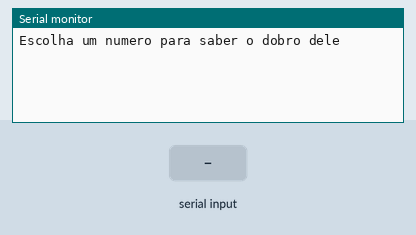
Recording of a sketch running on a simulated Arduino Uno, built with avr-gcc and run on an emulated ATmega328P. Shown: the last lines printed to the serial monitor. The inputs (shaded band) are chosen by the test bench.

Above: at 1.2 s.
1.3 s: "90,45\n" received over Serial
At 1.4 s:
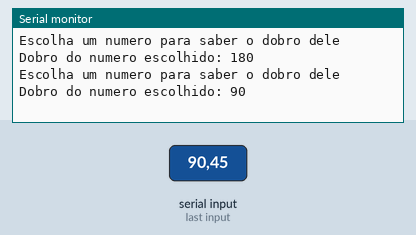
2.8 s: "30,150\n" received over Serial
At 5.0 s:
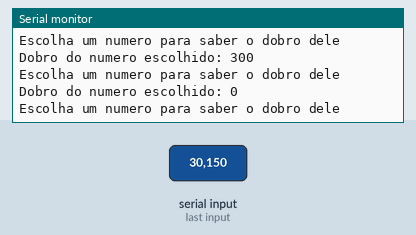
Timing chart, 0 to 6.5 s (numbered marks = the images above; inputs shaded):
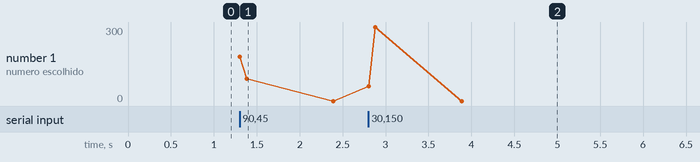

Measured:
- after the input at 1.3 s, the serial monitor: prints a new line at once (image 1)
- after the input at 2.8 s, the serial monitor: prints a new line at once (image 2)

The sketch:

ex_031.ino
```cpp
// C++ code
//Variáveis
int num = 0;

void setup()
{
 Serial.begin(9600);
}

void loop()
{
 Serial.println("Escolha um numero para saber o dobro dele");
  while(! Serial.available() );
  num = Serial.parseInt();

  int numx2 = num * 2;

  Serial.println("Dobro do numero escolhido: " + String(numx2));

}
```
